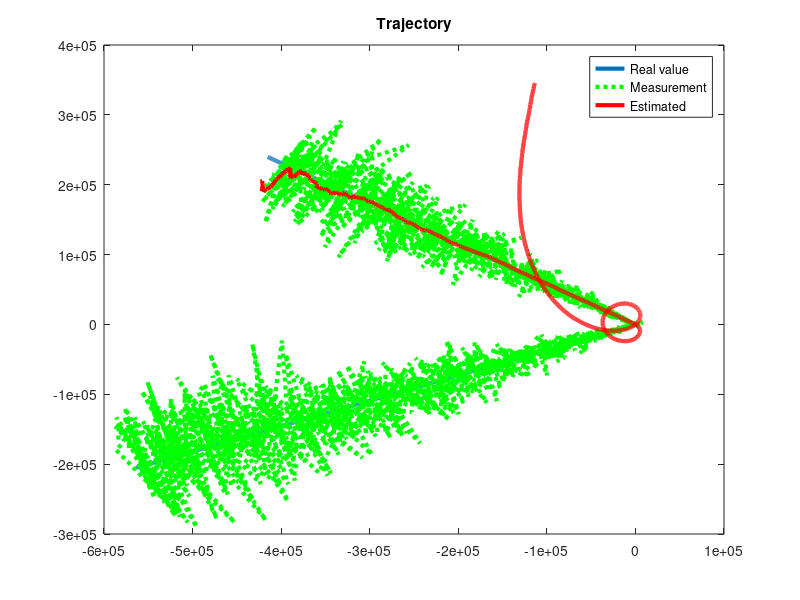
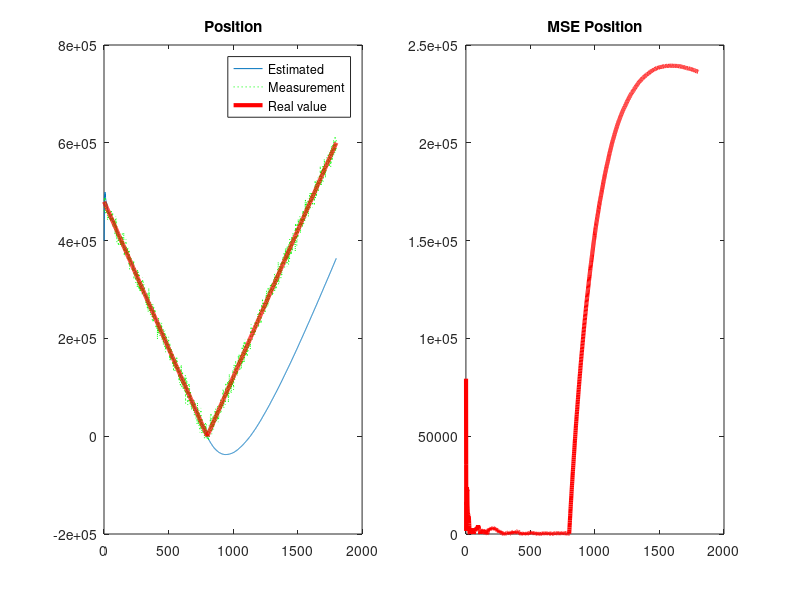
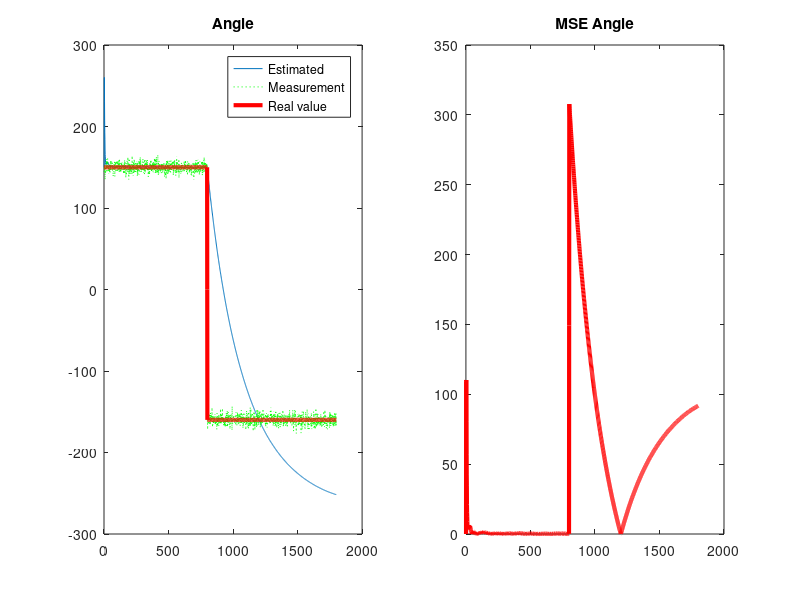

Source code (MATLAB) for these figures, in order:
function [] = kalman_reset(ver)
%close all
clc

if (nargin < 1)
    ver = 1;
end
m = 1800;
n = 1:m;
K = 800;

T = 1;

s_rho = 1e8;
s_theta = 25;

V = 600;  %Velocidad radial

%Rumbo
R = 330;

%Ruido Blanco
v_rho = s_rho^0.5*randn(size(n));
v_theta = s_theta^0.5*randn(size(n));

%Valores Iniciales
rho  = 400000;
theta = 150;

% Generacion de datos
x(1) = rho*sin(theta*pi/180);
y(1) = rho*cos(theta*pi/180);

for k = 2:K
    x(k) = x(k-1) + V*sin(R*pi/180)*T;
    y(k) = y(k-1) + V*cos(R*pi/180)*T;
end

 R = 200;

for k = K+1:m
    x(k) = x(k-1) + V*sin(R*pi/180)*T;
    y(k) = y(k-1) + V*cos(R*pi/180)*T;
end


x = 39700 +x;
y = -68762 +y;
%plot(n,y,n,x)
%Datos reales
r(1,:) = sqrt( x.^2 + y.^2 );
r(2,:) = (180/pi) *angle(y+1i*x); 

%Datos observados
rm(1,:) = r(1,:) + v_rho;
rm(2,:) = r(2,:) + v_theta;

if  ver == 1
    re = kalman1(s_rho,s_theta,rm,m,r,n);
else
    re = kalman2(s_rho,s_theta,rm,m,r,n);
end

plotResults (x,y,  re, rm, n, m, r)

end

function [re]= kalman1(s_rho,s_theta,rm,m,r,n)
% Prediccion
re(1,1) = 400000;
re(2,1) = 150;
re(3,1) = 600;
re(4,1) = 330;

% Covariance Matrix, uncentainty around predictions
P =  diag([s_rho,s_theta,s_rho,s_theta]);%eye(4);

% http://www.bzarg.com/p/how-a-kalman-filter-works-in-pictures/
% A = F
A = [1 0 1 0; 0 1 0 1; 0 0 1 0; 0 0 0 1];
% C = H , for unit scalation between reading and estimation
C = [1 0 0 0;0 1 0 0 ]; 

% sensor noise
R = [s_rho 0 ; 0 s_theta];

for k = 2:m
    % next state
    re(:,k) = A*re(:,k-1); 
    P = A*P*A'; 
  
    % Calculando la ganancia Kalman
    % old
    K = P*C'/( C*P*C' + R); 

    % Correccion basada en la observacion
    %re(:,k) = re(:,k) + K*(rm(:,k) - C*re(1:2,k)); % from tutorial
    re(:,k) = re(:,k) + K*(rm(:,k) - re(1:2,k));
    P = (eye(4) - K*C)*P;
end

end

function [re]= kalman2(s_rho,s_theta,rm,m,r,n)
% Prediccion
re(1,1) = 400000;
re(2,1) = 150;
re(3,1) = 600;
re(4,1) = 330;

P =  diag([s_rho,s_theta,s_rho,s_theta]);%eye(4);

A = [1 0 1 0; 0 1 0 1; 0 0 1 0; 0 0 0 1];
C = [1 0 0 0;0 1 0 0 ]; 

R = [s_rho 0 ; 0 s_theta];

for k = 2:m
    re(:,k) = A*re(:,k-1); 
    P = A*P*A'; 
  
    % Calculando la ganancia Kalman
    K = P*C'/( C*P*C' + R); 

    % Correccion basada en la observacion
    re(:,k) = re(:,k) + K*(rm(:,k) - re(1:2,k));
    P = (eye(4) - K*C)*P;
    
        if  abs(re(2,k) - rm(2,k)) > s_theta*4
                re(1,k) = 400000;
                re(2,k) = -150;  
                re(3,k) = 600;
                re(4,k) = 200;

          P = diag([s_rho,s_theta,s_rho,s_theta]);

        end
    
end

end


function plotResults (x,y,re, rm, n, m, r)
linewidth = 3; 
figure
plot(y,x,'LineWidth', linewidth)
hold on
y = re(1,:) .* cosd (re(2,:));
x = re(1,:) .* sind (re(2,:));
yn = rm(1,:) .*cosd (rm(2,:));
xn = rm(1,:) .*sind (rm(2,:));
plot(yn(25:m),xn(25:m),'g:', 'LineWidth', linewidth)
plot(y(25:m),x(25:m),'r', 'LineWidth', linewidth)
title('Trajectory')
legend('Real value','Measurement', 'Estimated')


mse_pos = abs(re(1,:) - r(1,:));
mse_angle = abs(re(2,:) - r(2,:));

figure
subplot(1,2,1)
plot(n,re(1,:),n,rm(1,:),'g:',n,r(1,:),'r', 'LineWidth',linewidth)
legend( 'Estimated','Measurement','Real value')
title('Position')

subplot(1,2,2)
plot(n,mse_pos,'r','LineWidth', linewidth)
title('MSE Position')


figure
subplot(1,2,1)
plot(n,re(2,:),n,rm(2,:),'g:',n,r(2,:),'r','LineWidth', linewidth)
title('Angle')
legend( 'Estimated','Measurement', 'Real value')

subplot(1,2,2)
plot(n,mse_angle,'r','LineWidth', linewidth)
title('MSE Angle')


end
